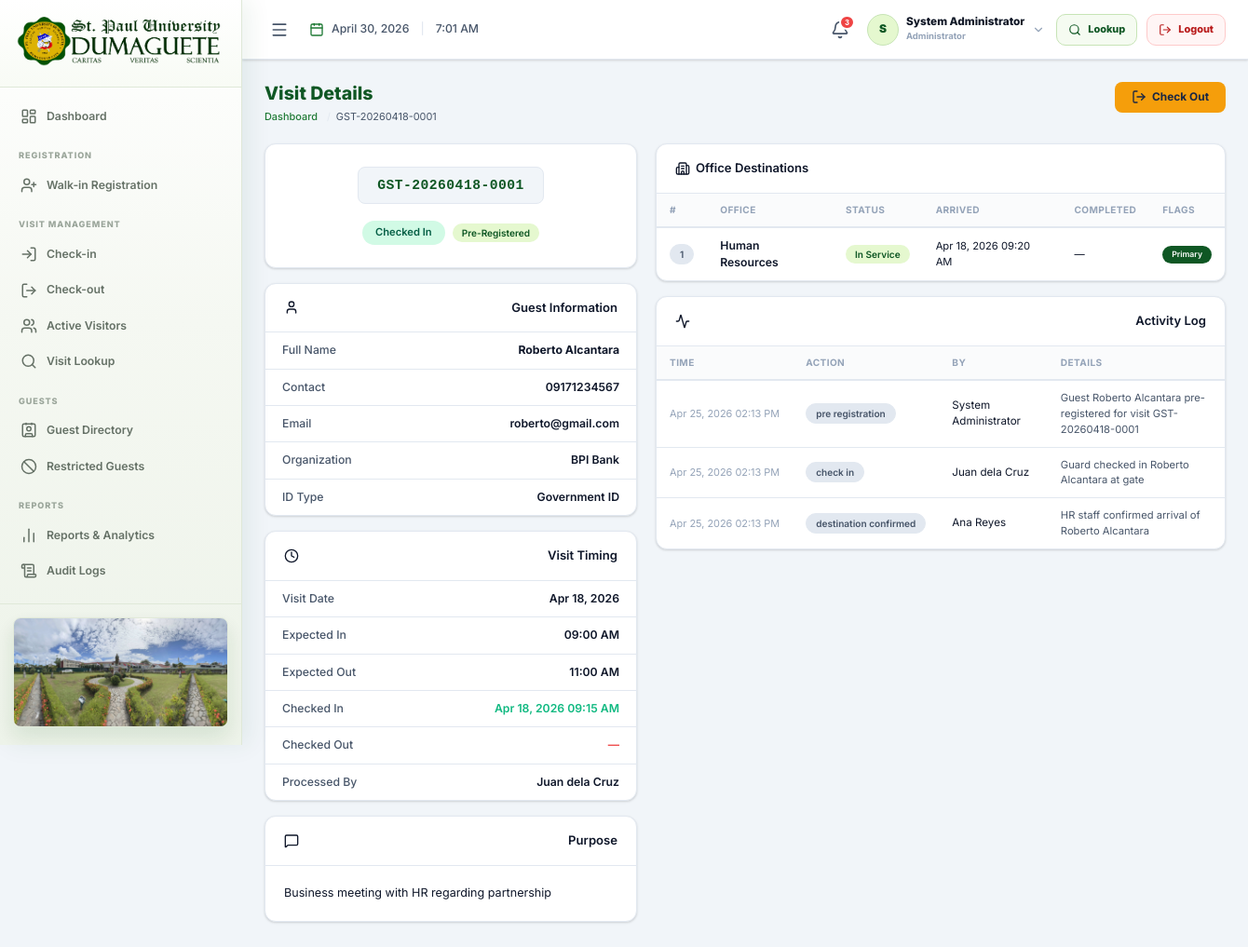
/public/visits/view.php?id=1 (signed in), run on the app's committed database.
### tables this page shows
CREATE TABLE IF NOT EXISTS `guest_visits` (
  `visit_id` INT(11) NOT NULL AUTO_INCREMENT,
  `guest_id` INT(11) NOT NULL,
  `visit_reference` VARCHAR(30) NOT NULL UNIQUE,        
  `qr_token` VARCHAR(100) DEFAULT NULL UNIQUE,          
  `registration_type` ENUM('pre_registered','walk_in') NOT NULL DEFAULT 'walk_in',
  `purpose_of_visit` TEXT NOT NULL,
  `visit_date` DATE NOT NULL,                           
  `expected_time_in` TIME DEFAULT NULL,                 
  `expected_time_out` TIME DEFAULT NULL,                
  `actual_check_in` DATETIME DEFAULT NULL,              
  `actual_check_out` DATETIME DEFAULT NULL,             
  `overall_status` ENUM('pending','checked_in','checked_out','cancelled','overstayed') NOT NULL DEFAULT 'pending',
  `has_vehicle` TINYINT(1) NOT NULL DEFAULT 0,
  `pass_number` VARCHAR(50) DEFAULT NULL,               
  `processed_by_guard_id` INT(11) DEFAULT NULL,         
  `notes` TEXT DEFAULT NULL,
  `created_at` DATETIME NOT NULL DEFAULT CURRENT_TIMESTAMP,
  `updated_at` DATETIME NOT NULL DEFAULT CURRENT_TIMESTAMP ON UPDATE CURRENT_TIMESTAMP,
  PRIMARY KEY (`visit_id`),
  FOREIGN KEY (`guest_id`) REFERENCES `guests`(`guest_id`) ON DELETE RESTRICT ON UPDATE CASCADE,
  FOREIGN KEY (`processed_by_guard_id`) REFERENCES `users`(`user_id`) ON DELETE SET NULL ON UPDATE CASCADE,
  INDEX `idx_visit_ref` (`visit_reference`),
  INDEX `idx_visit_qr` (`qr_token`),
  INDEX `idx_visit_date` (`visit_date`),
  INDEX `idx_visit_status` (`overall_status`)
);

CREATE TABLE IF NOT EXISTS `guests` (
  `guest_id` INT(11) NOT NULL AUTO_INCREMENT,
  `full_name` VARCHAR(150) NOT NULL,
  `contact_number` VARCHAR(20) DEFAULT NULL,
  `email` VARCHAR(150) DEFAULT NULL,
  `organization` VARCHAR(150) DEFAULT NULL,             
  `address` TEXT DEFAULT NULL,
  `id_type` VARCHAR(80) DEFAULT NULL,                   
  `id_number_masked` VARCHAR(50) DEFAULT NULL,          
  `photo_filename` VARCHAR(255) DEFAULT NULL,           
  `is_restricted` TINYINT(1) NOT NULL DEFAULT 0,        
  `restriction_reason` TEXT DEFAULT NULL,
  `created_at` DATETIME NOT NULL DEFAULT CURRENT_TIMESTAMP,
  `updated_at` DATETIME NOT NULL DEFAULT CURRENT_TIMESTAMP ON UPDATE CURRENT_TIMESTAMP,
  PRIMARY KEY (`guest_id`),
  INDEX `idx_guest_name` (`full_name`),
  INDEX `idx_guest_contact` (`contact_number`)
);

CREATE TABLE IF NOT EXISTS `users` (
  `user_id` INT(11) NOT NULL AUTO_INCREMENT,
  `full_name` VARCHAR(150) NOT NULL,
  `email` VARCHAR(150) NOT NULL UNIQUE,
  `username` VARCHAR(80) NOT NULL UNIQUE,
  `password_hash` VARCHAR(255) NOT NULL,
  `role` ENUM('admin','guard','office_staff','guest_house_staff') NOT NULL,
  `office_id` INT(11) DEFAULT NULL,                     
  `status` ENUM('active','inactive','suspended') NOT NULL DEFAULT 'active',
  `last_login` DATETIME DEFAULT NULL,
  `created_at` DATETIME NOT NULL DEFAULT CURRENT_TIMESTAMP,
  `updated_at` DATETIME NOT NULL DEFAULT CURRENT_TIMESTAMP ON UPDATE CURRENT_TIMESTAMP,
  PRIMARY KEY (`user_id`),
  FOREIGN KEY (`office_id`) REFERENCES `offices`(`office_id`) ON DELETE SET NULL ON UPDATE CASCADE
);

CREATE TABLE IF NOT EXISTS `visit_destinations` (
  `destination_id` INT(11) NOT NULL AUTO_INCREMENT,
  `visit_id` INT(11) NOT NULL,
  `office_id` INT(11) NOT NULL,
  `sequence_no` INT(3) NOT NULL DEFAULT 1,              
  `destination_status` ENUM('pending','arrived','in_service','completed','cancelled') NOT NULL DEFAULT 'pending',
  `is_primary` TINYINT(1) NOT NULL DEFAULT 0,           
  `is_unplanned` TINYINT(1) NOT NULL DEFAULT 0,         
  `received_by_user_id` INT(11) DEFAULT NULL,           
  `arrival_time` DATETIME DEFAULT NULL,                 
  `completed_time` DATETIME DEFAULT NULL,               
  `notes` TEXT DEFAULT NULL,
  `created_at` DATETIME NOT NULL DEFAULT CURRENT_TIMESTAMP,
  `updated_at` DATETIME NOT NULL DEFAULT CURRENT_TIMESTAMP ON UPDATE CURRENT_TIMESTAMP,
  PRIMARY KEY (`destination_id`),
  FOREIGN KEY (`visit_id`) REFERENCES `guest_visits`(`visit_id`) ON DELETE CASCADE ON UPDATE CASCADE,
  FOREIGN KEY (`office_id`) REFERENCES `offices`(`office_id`) ON DELETE RESTRICT ON UPDATE CASCADE,
  FOREIGN KEY (`received_by_user_id`) REFERENCES `users`(`user_id`) ON DELETE SET NULL ON UPDATE CASCADE,
  INDEX `idx_dest_visit` (`visit_id`),
  INDEX `idx_dest_office` (`office_id`)
);

CREATE TABLE IF NOT EXISTS `offices` (
  `office_id` INT(11) NOT NULL AUTO_INCREMENT,
  `office_name` VARCHAR(150) NOT NULL,
  `office_code` VARCHAR(30) NOT NULL UNIQUE,
  `office_location` VARCHAR(200) DEFAULT NULL,          
  `requires_arrival_confirmation` TINYINT(1) NOT NULL DEFAULT 0,  
  `status` ENUM('active','inactive') NOT NULL DEFAULT 'active',
  `created_at` DATETIME NOT NULL DEFAULT CURRENT_TIMESTAMP,
  `updated_at` DATETIME NOT NULL DEFAULT CURRENT_TIMESTAMP ON UPDATE CURRENT_TIMESTAMP,
  PRIMARY KEY (`office_id`)
);

CREATE TABLE IF NOT EXISTS `activity_logs` (
  `log_id` INT(11) NOT NULL AUTO_INCREMENT,
  `visit_id` INT(11) DEFAULT NULL,                      
  `action_type` ENUM(
    'pre_registration',
    'walk_in_registration',
    'check_in',
    'check_out',
    'destination_added',
    'destination_confirmed',
    'destination_completed',
    'destination_cancelled',
    'unplanned_destination_added',
    'guest_transferred',
    'visit_cancelled',
    'guest_restricted',
    'user_login',
    'user_logout',
    'user_created',
    'user_updated',
    'office_created',
    'office_updated',
    'gh_room_created',
    'gh_room_updated',
    'gh_booking_created',
    'gh_booking_updated',
    'gh_booking_cancelled',
    'gh_checked_in',
    'gh_checked_out',
    'gh_visit_generated',
    'other'
  ) NOT NULL,
  `performed_by_user_id` INT(11) DEFAULT NULL,
  `office_id` INT(11) DEFAULT NULL,                     
  `description` TEXT DEFAULT NULL,
  `ip_address` VARCHAR(45) DEFAULT NULL,
  `logged_at` DATETIME NOT NULL DEFAULT CURRENT_TIMESTAMP,
  PRIMARY KEY (`log_id`),
  FOREIGN KEY (`visit_id`) REFERENCES `guest_visits`(`visit_id`) ON DELETE SET NULL ON UPDATE CASCADE,
  FOREIGN KEY (`performed_by_user_id`) REFERENCES `users`(`user_id`) ON DELETE SET NULL ON UPDATE CASCADE,
  INDEX `idx_log_visit` (`visit_id`),
  INDEX `idx_log_action` (`action_type`),
  INDEX `idx_log_time` (`logged_at`)
);

### includes/auth.php (called while the page is built, shortened)
<?php
require_once __DIR__ . '/helpers.php';
function isLoggedIn(): bool {
    return isset($_SESSION['user_id']) && !empty($_SESSION['user_id']);
}
function isAdmin(): bool {
    return isLoggedIn() && $_SESSION['user_role'] === ROLE_ADMIN;
}
function isAdminOrGuard(): bool {
    return isAdmin() || isGuard();
}
function getDashboardUrl(): string {
    return match ($_SESSION['user_role'] ?? '') {
        ROLE_ADMIN              => APP_URL . '/public/dashboard/admin.php',
        ROLE_GUARD              => APP_URL . '/public/dashboard/guard.php',
        ROLE_OFFICE_STAFF       => APP_URL . '/public/dashboard/office.php',
        ROLE_GUEST_HOUSE_STAFF  => APP_URL . '/public/dashboard/guest_house.php',
        default                 => APP_URL . '/public/auth/login.php',
    };
}

### includes/helpers.php (called while the page is built, shortened)
<?php
function e(string $str): string {
    return htmlspecialchars($str, ENT_QUOTES, 'UTF-8');
}
function formatDateTime(?string $datetime, string $format = 'M d, Y h:i A'): string {
    if (!$datetime) return '—';
    return date($format, strtotime($datetime));
}
function formatDate(?string $date, string $format = 'M d, Y'): string {
    return date($format, strtotime($date));
}
function formatTime(?string $time): string {
    return date('h:i A', strtotime($time));
}
function statusLabel(string $status): string {
    return match ($status) {
        'pending'        => 'Pending',
        'checked_in'     => 'Checked In',
        'checked_out'    => 'Checked Out',
        'cancelled'      => 'Cancelled',
        'overstayed'     => 'Overstayed',
        'arrived'        => 'Arrived',
        'in_service'     => 'In Service',
        'completed'      => 'Completed',
        'pre_registered' => 'Pre-Registered',
        'walk_in'        => 'Walk-in',
        'admin'          => 'Administrator',
        'guard'          => 'Guard / Reception',
        'office_staff'   => 'Office Staff',
        'guest_house_staff' => 'Guest House Staff',
        'reserved'       => 'Reserved',
        'occupied'       => 'Occupied',
        'no_show'        => 'No-show',
        'available'      => 'Available',
        'maintenance'    => 'Maintenance',
        'inactive'       => 'Inactive',
        default          => ucfirst(str_replace('_', ' ', $status)),
    };
}

### public/visits/view.php (the view, shortened to what this page needs)
<?php
require_once __DIR__ . '/../../includes/auth.php';
require_once __DIR__ . '/../../includes/helpers.php';
$pageTitle = 'Visit Details'; $db = getDB();
$visitId = (int)($_GET['id'] ?? 0);
$stmt = $db->prepare("SELECT gv.*, g.full_name AS guest_name, g.contact_number, g.email, g.organization, g.id_type, g.is_restricted, u.full_name AS guard_name FROM guest_visits gv JOIN guests g ON gv.guest_id=g.guest_id LEFT JOIN users u ON gv.processed_by_guard_id=u.user_id WHERE gv.visit_id=:vid");
$stmt->execute([':vid'=>$visitId]); $visit = $stmt->fetch();
$destStmt = $db->prepare("SELECT vd.*, o.office_name, u.full_name AS received_by_name FROM visit_destinations vd JOIN offices o ON vd.office_id=o.office_id LEFT JOIN users u ON vd.received_by_user_id=u.user_id WHERE vd.visit_id=:vid ORDER BY vd.sequence_no");
$destStmt->execute([':vid'=>$visitId]); $destinations = $destStmt->fetchAll();
$logStmt = $db->prepare("SELECT al.*, u.full_name AS actor_name FROM activity_logs al LEFT JOIN users u ON al.performed_by_user_id=u.user_id WHERE al.visit_id=:vid ORDER BY al.logged_at ASC");
$logStmt->execute([':vid'=>$visitId]); $logs = $logStmt->fetchAll();
$sc = match($visit['overall_status']) { 'pending'=>'badge-warning','checked_in'=>'badge-success','checked_out'=>'badge-secondary','cancelled'=>'badge-danger','overstayed'=>'badge-danger',default=>'badge-secondary' };
include __DIR__ . '/../../includes/header.php';
?>
<div class="page-top">
  <div>
    <div class="page-title">Visit Details</div>
    <ul class="breadcrumb"><li><a href="<?= getDashboardUrl() ?>">Dashboard</a></li><li><?= e($visit['visit_reference']) ?></li></ul>
  </div>
  <div class="page-actions">
    <?php if ($visit['overall_status']==='checked_in' && isAdminOrGuard()): ?>
    <a href="<?= APP_URL ?>/public/visits/checkout.php?id=<?= $visitId ?>" class="btn" style="background:var(--warning);color:#1a2744;font-weight:700;"><i data-lucide="log-out"></i> Check Out</a>
    <?php endif; ?>
  </div>
</div>
<div style="display:grid;grid-template-columns:400px 1fr;gap:20px;">
  <div>
    <div class="card" style="margin-bottom:16px;">
      <div class="card-body" style="text-align:center;padding:24px;">
        <div class="ref-chip" style="font-size:1.05rem;padding:8px 20px;display:inline-block;margin-bottom:10px;"><?= e($visit['visit_reference']) ?></div>
        <div style="margin-top:8px;display:flex;align-items:center;justify-content:center;gap:8px;flex-wrap:wrap;">
          <span class="badge <?= $sc ?>" style="font-size:.8rem;padding:5px 14px;"><?= statusLabel($visit['overall_status']) ?></span>
          <span class="badge <?= $visit['registration_type']==='walk_in'?'badge-warning':'badge-blue' ?>"><?= statusLabel($visit['registration_type']) ?></span>
        </div>
      </div>
    </div>
    <div class="card" style="margin-bottom:16px;">
      <div class="card-header"><i data-lucide="user" style="width:16px;height:16px;vertical-align:middle;margin-right:6px;"></i>Guest Information</div>
      <div class="card-body" style="padding:0;">
        <dl style="margin:0;">
          <div class="detail-row" style="padding:10px 18px;"><dt>Full Name</dt><dd style="font-weight:700;"><?= e($visit['guest_name']) ?></dd></div>
          <div class="detail-row" style="padding:10px 18px;"><dt>Contact</dt><dd><?= e($visit['contact_number'] ?? '—') ?></dd></div>
          <div class="detail-row" style="padding:10px 18px;"><dt>Email</dt><dd><?= e($visit['email'] ?? '—') ?></dd></div>
          <div class="detail-row" style="padding:10px 18px;"><dt>Organization</dt><dd><?= e($visit['organization'] ?? '—') ?></dd></div>
          <div class="detail-row" style="padding:10px 18px;"><dt>ID Type</dt><dd><?= e($visit['id_type'] ?? '—') ?></dd></div>
        </dl>
      </div>
    </div>
    <div class="card" style="margin-bottom:16px;">
      <div class="card-header"><i data-lucide="clock" style="width:16px;height:16px;vertical-align:middle;margin-right:6px;"></i>Visit Timing</div>
      <div class="card-body" style="padding:0;">
        <dl style="margin:0;">
          <div class="detail-row" style="padding:10px 18px;"><dt>Visit Date</dt><dd><?= formatDate($visit['visit_date']) ?></dd></div>
          <div class="detail-row" style="padding:10px 18px;"><dt>Expected In</dt><dd><?= formatTime($visit['expected_time_in']) ?></dd></div>
          <div class="detail-row" style="padding:10px 18px;"><dt>Expected Out</dt><dd><?= formatTime($visit['expected_time_out']) ?></dd></div>
          <div class="detail-row" style="padding:10px 18px;"><dt>Checked In</dt><dd style="color:var(--success);font-weight:600;"><?= formatDateTime($visit['actual_check_in']) ?></dd></div>
          <div class="detail-row" style="padding:10px 18px;"><dt>Checked Out</dt><dd style="color:var(--danger);font-weight:600;"><?= formatDateTime($visit['actual_check_out']) ?></dd></div>
          <div class="detail-row" style="padding:10px 18px;"><dt>Processed By</dt><dd><?= e($visit['guard_name'] ?? '—') ?></dd></div>
        </dl>
      </div>
    </div>
    <div class="card" style="margin-bottom:16px;">
      <div class="card-header"><i data-lucide="message-square" style="width:16px;height:16px;vertical-align:middle;margin-right:6px;"></i>Purpose</div>
      <div class="card-body">
        <p style="margin:0;font-size:.9rem;"><?= e($visit['purpose_of_visit']) ?></p>
      </div>
    </div>
  </div>
  <div>
    <div class="card" style="margin-bottom:16px;">
      <div class="card-header" style="justify-content:space-between;">
        <span><i data-lucide="building-2" style="width:16px;height:16px;vertical-align:middle;margin-right:6px;"></i>Office Destinations</span>
      </div>
      <div class="card-body p-0"><div class="table-responsive">
        <table class="data-table">
          <thead><tr><th>#</th><th>Office</th><th>Status</th><th>Arrived</th><th>Completed</th><th>Flags</th></tr></thead>
          <tbody>
          <?php foreach ($destinations as $d): ?>
          <tr>
            <td><span class="badge badge-secondary"><?= $d['sequence_no'] ?></span></td>
            <td style="font-weight:600;"><?= e($d['office_name']) ?></td>
            <td><?php $dsc = match($d['destination_status']){'pending'=>'badge-warning','arrived'=>'badge-info','in_service'=>'badge-blue','completed'=>'badge-success','skipped'=>'badge-secondary',default=>'badge-secondary'};?>
              <span class="badge <?= $dsc ?>"><?= statusLabel($d['destination_status']) ?></span></td>
            <td style="font-size:.8rem;"><?= formatDateTime($d['arrival_time']) ?></td>
            <td style="font-size:.8rem;"><?= formatDateTime($d['completed_time']) ?></td>
            <td>
              <?php if ($d['is_primary']): ?><span class="badge badge-primary" style="font-size:.62rem;">Primary</span><?php endif; ?>
            </td>
          </tr>
          <?php endforeach; ?>
          </tbody>
        </table>
      </div></div>
    </div>
    <div class="card">
      <div class="card-header"><i data-lucide="activity" style="width:16px;height:16px;vertical-align:middle;margin-right:6px;"></i>Activity Log</div>
      <div class="card-body p-0">
        <?php if (empty($logs)): ?>
        <div class="table-empty">No activity logged.</div>
        <?php else: ?>
        <div class="table-responsive">
          <table class="data-table">
            <thead><tr><th>Time</th><th>Action</th><th>By</th><th>Details</th></tr></thead>
            <tbody>
            <?php foreach ($logs as $log): ?>
            <tr>
              <td style="font-size:.78rem;color:var(--text-m);white-space:nowrap;"><?= formatDateTime($log['logged_at']) ?></td>
              <td><span class="badge badge-secondary"><?= e(str_replace('_',' ',$log['action_type'])) ?></span></td>
              <td style="font-size:.83rem;"><?= e($log['actor_name'] ?? '—') ?></td>
              <td style="font-size:.8rem;color:var(--text-s);"><?= e($log['description'] ?? '') ?></td>
            </tr>
            <?php endforeach; ?>
            </tbody>
          </table>
        </div>
        <?php endif; ?>
      </div>
    </div>
  </div>
</div>
<?php include __DIR__ . '/../../includes/footer.php'; ?>

### data on the page
guest_visits: visit_reference "GST-20260418-0001", overall_status "Checked In", registration_type "Pre-Registered", guest.full_name "Roberto Alcantara", guest.contact_number "09171234567", guest.email "roberto@gmail.com", guest.organization "BPI Bank", guest.id_type "Government ID", visit_date "Apr 18, 2026", expected_time_in "09:00 AM", expected_time_out "11:00 AM", actual_check_in "Apr 18, 2026 09:15 AM", actual_check_out "—", processed_by_guard.full_name "Juan dela Cruz", purpose_of_visit "Business meeting with HR regarding partnership"
visit_destinations: sequence_no "1", office.office_name "Human Resources", destination_status "In Service", arrival_time "Apr 18, 2026 09:20 AM", completed_time "—", is_primary "Primary"
activity_logs: logged_at "Apr 25, 2026 02:13 PM", action_type "pre registration", performed_by_user.full_name "System Administrator", description "Guest Roberto Alcantara pre-registered for visit GST-20260418-0001"
activity_logs: logged_at "Apr 25, 2026 02:13 PM", action_type "check in", performed_by_user.full_name "Juan dela Cruz", description "Guard checked in Roberto Alcantara at gate"
activity_logs: logged_at "Apr 25, 2026 02:13 PM", action_type "destination confirmed", performed_by_user.full_name "Ana Reyes", description "HR staff confirmed arrival of Roberto Alcantara"

### other printed values
substr(currentUserName(), 0, 1) "S"
currentUserName() "System Administrator"
statusLabel(currentUserRole()) "Administrator"
$quickActionLabel "Lookup"
